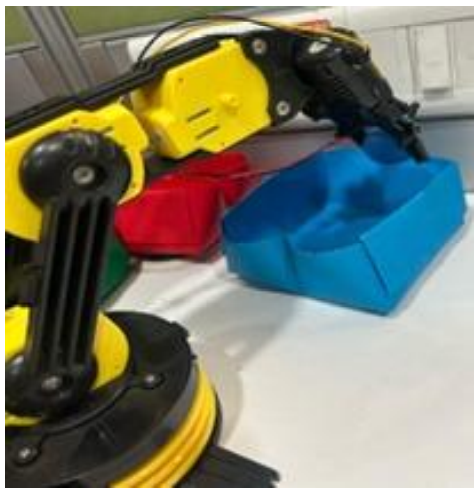
#> input picture arm1.png, 474 x 490 px, given in place of the camera
$ python 'Color detection and serial.py'
#> lines starting #> are read from the running program, lines starting #| are printed output that depends on the picture; after the words box and inside, x2 and y2 are one past the last pixel; in counts of white or black regions, pixels touching at a corner belong together
import cv2
import numpy as np
import serial
import time

# Initialize serial communication with Arduino
arduino = serial.Serial('COM6', 9600)  # Replace 'COM3' with your Arduino port
time.sleep(2)  # Wait for the connection to initialize

# Open the camera
cap = cv2.VideoCapture(0)

# Variable to store the last detected color
last_color = None

while True:
    ret, frame = cap.read()
#> frame is the input picture: shape (490, 474, 3); mean B, G, R 108, 124.3, 122.3
    if not ret:
        break

    # Convert the frame to HSV
    hsv = cv2.cvtColor(frame, cv2.COLOR_BGR2HSV)
#> hsv: shape (490, 474, 3); mean H, S, V 49.7, 101, 142.5
    # Apply Gaussian Blur to reduce noise
    hsv = cv2.GaussianBlur(hsv, (15, 15), 0)
#> hsv: shape (490, 474, 3); mean H, S, V 49.7, 101, 142.5

    # Define color ranges for red (two ranges), green, and blue
    red_lower1 = np.array([0, 120, 70])
    red_upper1 = np.array([10, 255, 255])
    red_lower2 = np.array([170, 120, 70])
    red_upper2 = np.array([180, 255, 255])
    green_lower = np.array([35, 100, 100])
    green_upper = np.array([85, 255, 255])
    blue_lower = np.array([94, 80, 2])
    blue_upper = np.array([126, 255, 255])

    # Create masks for each color
    red_mask1 = cv2.inRange(hsv, red_lower1, red_upper1)
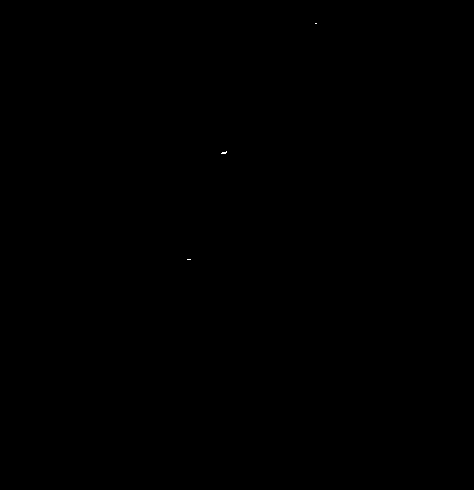
#> red_mask1: shape (490, 474); 0.01% white in thin lines or dots, all inside (x1, y1, x2, y2) = (187, 23, 317, 260)
    red_mask2 = cv2.inRange(hsv, red_lower2, red_upper2)
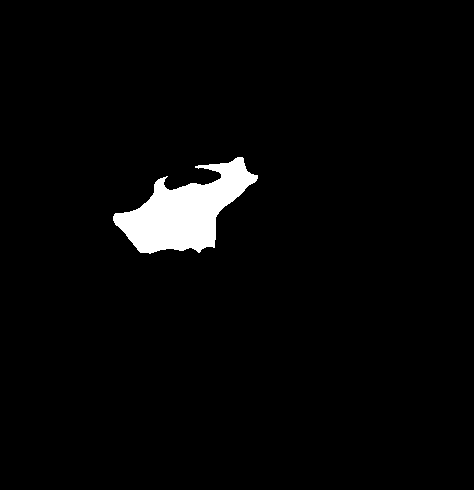
#> red_mask2: shape (490, 474); 3% white; 1 white region, box (x1, y1, x2, y2) and area: (113, 157, 258, 254) 6867
    red_mask = cv2.addWeighted(red_mask1, 1.0, red_mask2, 1.0, 0.0)
#> red_mask: shape (490, 474); 3% white; 4 white regions (3 under 20 px), largest, box (x1, y1, x2, y2) and area: (113, 157, 258, 254) 6867
    green_mask = cv2.inRange(hsv, green_lower, green_upper)
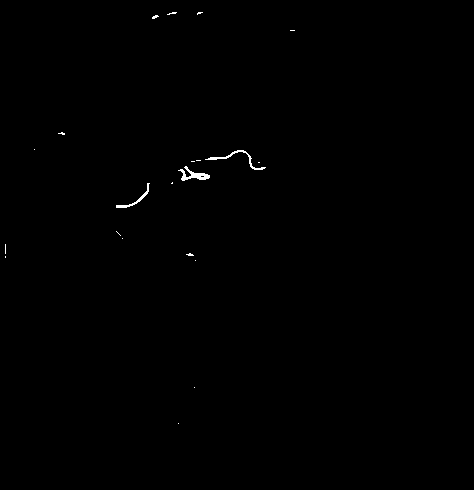
#> green_mask: shape (490, 474); 0.25% white in thin lines or dots, all inside (x1, y1, x2, y2) = (5, 12, 295, 424)
    blue_mask = cv2.inRange(hsv, blue_lower, blue_upper)
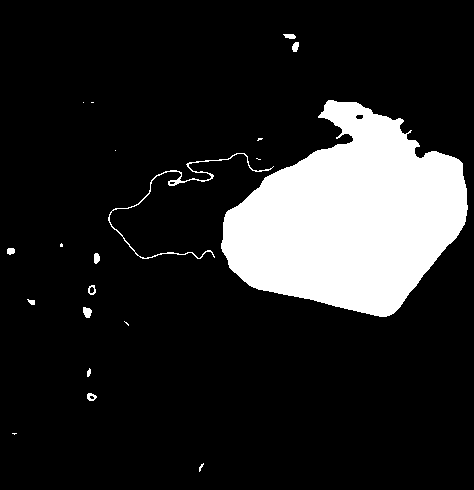
#> blue_mask: shape (490, 474); 15% white; 20 white regions (9 under 20 px), largest, box (x1, y1, x2, y2) and area: (221, 100, 468, 317) 33700, (108, 153, 274, 259) 626, (83, 307, 92, 318) 74

    # Reduce noise using morphological operations
    kernel = np.ones((5, 5), np.uint8)
    red_mask = cv2.morphologyEx(red_mask, cv2.MORPH_CLOSE, kernel)
#> red_mask: shape (490, 474); 3% white; 4 white regions (3 under 20 px), largest, box (x1, y1, x2, y2) and area: (113, 157, 258, 254) 6885
    green_mask = cv2.morphologyEx(green_mask, cv2.MORPH_CLOSE, kernel)
#> green_mask: shape (490, 474); 0.27% white; 20 white regions (17 under 20 px), largest, box (x1, y1, x2, y2) and area: (178, 166, 210, 181) 226, (205, 150, 266, 170) 162, (116, 183, 150, 208) 116
    blue_mask = cv2.morphologyEx(blue_mask, cv2.MORPH_CLOSE, kernel)
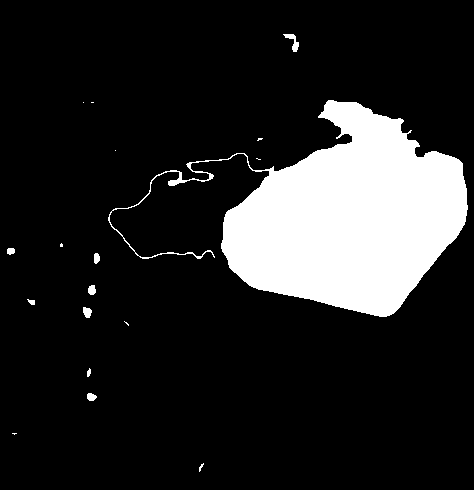
#> blue_mask: shape (490, 474); 15.1% white; 18 white regions (9 under 20 px)

    # Flag to check if any color is detected in this frame
    color_detected = False

    # Function to detect colors, draw bounding boxes, and send data to Arduino
    def detect_color(mask, color_name, color, signal):
#> called with color_name = 'Red Ball', color = (0, 0, 255), signal = 'A'
        global last_color, color_detected
        contours, _ = cv2.findContours(mask, cv2.RETR_TREE,
                                       cv2.CHAIN_APPROX_SIMPLE)
#> contours = 4 contours, 3 with area under 20; largest, box (x1, y1, x2, y2) and area: (113, 157, 258, 254) 6672
        for contour in contours:
            area = cv2.contourArea(contour)
            if area > 1000:  # Increased area threshold to reduce noise
                x, y, w, h = cv2.boundingRect(contour)
                cv2.rectangle(frame, (x, y), (x + w, y + h), color, 3)
                cv2.putText(frame, color_name, (x, y - 10),
                            cv2.FONT_HERSHEY_SIMPLEX, 0.7, color, 2)

                # Send signal only if the detected color changes
                if last_color != signal:
                    arduino.write(signal.encode())  # Send signal to Arduino
                    last_color = signal  # Update the last detected color
                    print(f"Sent: {signal}")

                color_detected = True
                return
#> this loop made 2 passes
#> (area, x, y, w, h, last_color, color_detected) on pass 2: (6671.5, 113, 157, 145, 97, 'A', True)
#| Sent: A
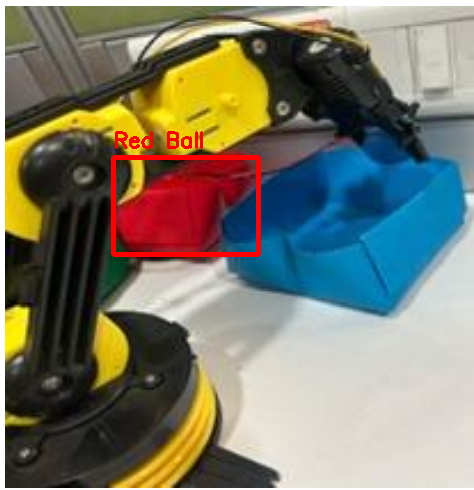
#> frame: shape (490, 474, 3); 1.34% of pixels changed, all inside (x1, y1, x2, y2) = (111, 131, 261, 257)
#> in detect_color (call 2), `contours, _ = cv2.findContours(mask, cv2.RETR_TREE, cv2.CHAIN_APPROX_S..`: contours = 20 contours, 17 with area under 20; largest, box (x1, y1, x2, y2) and area: (178, 166, 210, 181) 188, (205, 150, 266, 170) 92, (116, 183, 150, 208) 74
#> the loop in detect_color (call 2), `for contour in contours:` made 20 passes
#> area on passes 8, 10, 14: 73.5, 188, 92.5
#> in detect_color (call 3), `contours, _ = cv2.findContours(mask, cv2.RETR_TREE, cv2.CHAIN_APPROX_S..`: contours = 18 contours, 10 with area under 20; largest, box (x1, y1, x2, y2) and area: (108, 100, 468, 317) 33702, (283, 34, 299, 52) 83, (83, 307, 92, 318) 59, (88, 285, 96, 295) 52, (87, 393, 97, 401) 48, (94, 253, 100, 264) 42, (7, 248, 15, 255) 36, (27, 299, 35, 305) 20
#> this loop made 17 passes
#> (area, x, y, w, h, last_color, color_detected) on pass 17: (33701.5, 108, 100, 360, 217, 'B', True)
#> area on passes 3, 6, 7, 8, 9, 10: 48.5, 59, 20.5, 51.5, 41.5, 35.5
#| Sent: B
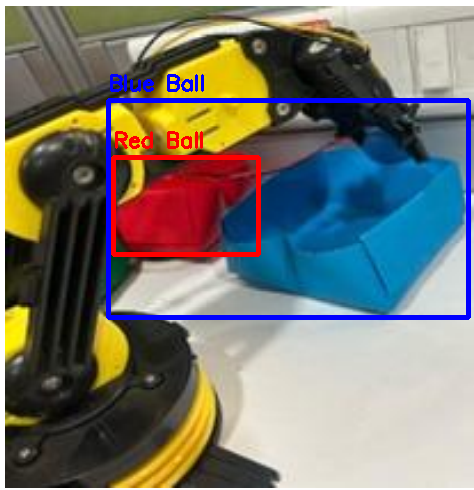
#> frame: shape (490, 474, 3); 2.8% of pixels changed, all inside (x1, y1, x2, y2) = (106, 74, 471, 320)

    # Detect and label red, green, and blue balls, and send signals
    detect_color(red_mask, "Red Ball", (0, 0, 255), "A")
    detect_color(green_mask, "Green Ball", (0, 255, 0), "C")
    detect_color(blue_mask, "Blue Ball", (255, 0, 0), "B")

    # If no color is detected, reset the last detected color
    if not color_detected:
        last_color = None

    # Display the result
    cv2.imshow("Ball Color Detection", frame)

    # Exit on pressing 'q'
    if cv2.waitKey(1) & 0xFF == ord('q'):
#> (key q is pressed here)
        break

cap.release()
cv2.destroyAllWindows()
arduino.close()

$ run again, on arm2.png
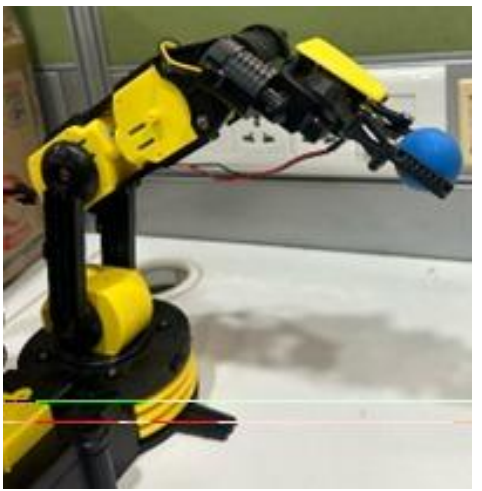
#> input picture arm2.png, 482 x 491 px, given in place of the camera
#> frame is the input picture: shape (491, 482, 3); mean B, G, R 113.9, 137.1, 139.2
#> red_mask1: shape (491, 482); 0.21% white; 7 white regions (3 under 20 px), largest, box (x1, y1, x2, y2) and area: (4, 220, 24, 251) 324, (186, 418, 201, 425) 82, (5, 173, 11, 183) 36, (16, 487, 26, 491) 23
#> red_mask2: shape (491, 482); 0% white in thin lines or dots, all inside (x1, y1, x2, y2) = (212, 419, 216, 422)
#> `green_mask = cv2.inRange(hsv, green_lower, green_upper)`:
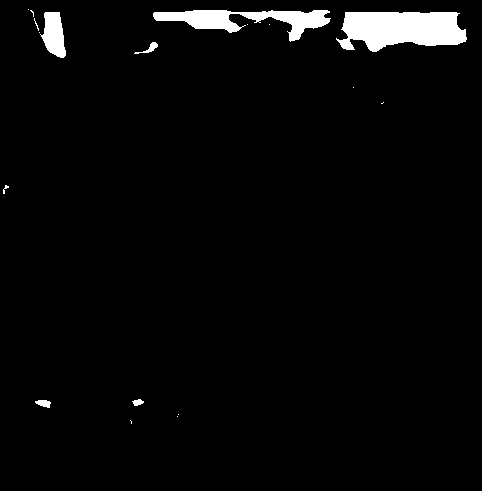
#> green_mask: shape (491, 482); 3.1% white; 18 white regions (11 under 20 px), largest, box (x1, y1, x2, y2) and area: (336, 12, 467, 52) 3906, (153, 10, 331, 42) 2376, (40, 12, 66, 58) 797
#> contours = 8 contours, 5 with area under 20; largest, box (x1, y1, x2, y2) and area: (4, 220, 24, 251) 303, (186, 418, 201, 425) 64, (5, 173, 11, 183) 24
#> the loop in detect_color, `for contour in contours:` made 8 passes
#> area on passes 4, 5, 8: 64, 303, 24.5
#> contours = 17 contours, 11 with area under 20; largest, box (x1, y1, x2, y2) and area: (336, 12, 467, 52) 3760, (153, 10, 331, 42) 2186, (39, 12, 66, 58) 749, (35, 400, 51, 408) 68, (134, 42, 158, 54) 63, (132, 399, 144, 406) 42
#> the loop in detect_color, `for contour in contours:` made 13 passes
#> (area, x, y, w, h, last_color, color_detected) on pass 13: (3759.5, 336, 12, 131, 40, 'C', True)
#> (printed output is left out)
#> contours = 39 contours, 14 with area under 20; largest, box (x1, y1, x2, y2) and area: (379, 111, 461, 190) 3230, (271, 101, 322, 129) 628, (49, 155, 65, 264) 602, (65, 413, 115, 424) 353, (65, 163, 83, 198) 229
#> the loop in detect_color, `for contour in contours:` made 30 passes
#> (area, x, y, w, h, last_color, color_detected) on pass 30: (3230, 379, 111, 82, 79, 'B', True)
#> (printed output is left out)
#> after the loop in detect_color, `for contour in contours:`:
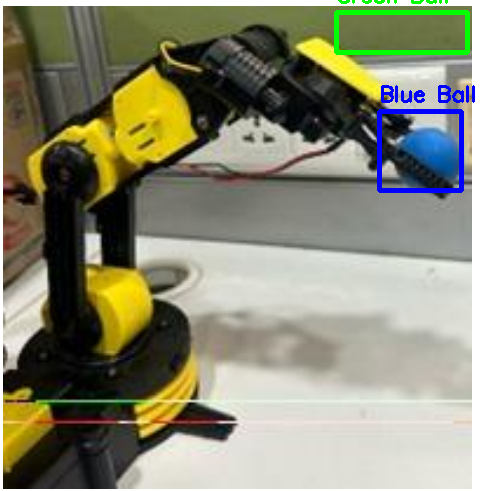
#> frame: shape (491, 482, 3); mean B, G, R 114.4, 136.7, 136.8

$ run again, on arm3.png
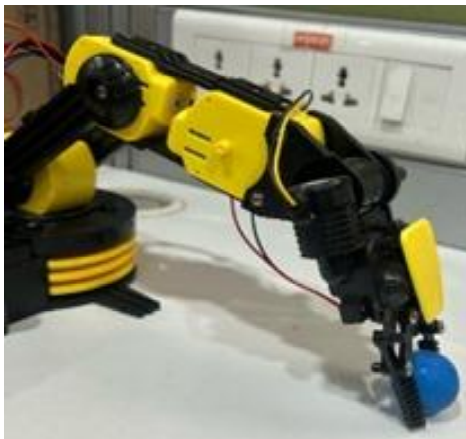
#> input picture arm3.png, 466 x 439 px, given in place of the camera
#> frame is the input picture: shape (439, 466, 3); mean B, G, R 112, 134.1, 135.9
#> red_mask1: shape (439, 466); 0.24% white; 4 white regions (1 under 20 px), largest, box (x1, y1, x2, y2) and area: (5, 34, 51, 59) 347, (6, 73, 18, 85) 89, (311, 42, 322, 46) 38
#> red_mask2: shape (439, 466); every value is 0
#> green_mask: shape (439, 466); 0.1% white; 5 white regions (3 under 20 px), largest, box (x1, y1, x2, y2) and area: (433, 11, 466, 19) 156, (3, 182, 5, 208) 45
#> `blue_mask = cv2.inRange(hsv, blue_lower, blue_upper)`:
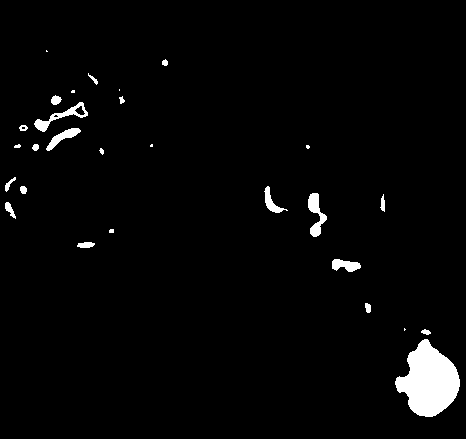
#> blue_mask: shape (439, 466); 2.7% white; 28 white regions (7 under 20 px), largest, box (x1, y1, x2, y2) and area: (395, 339, 460, 417) 3176, (308, 193, 327, 237) 394, (34, 102, 88, 132) 386
#> red_mask: shape (439, 466); 0.24% white; 4 white regions (1 under 20 px), largest, box (x1, y1, x2, y2) and area: (5, 34, 51, 59) 356, (6, 73, 18, 85) 89, (311, 42, 322, 46) 38
#> contours = 4 contours, 1 with area under 20; largest, box (x1, y1, x2, y2) and area: (5, 34, 51, 59) 300, (6, 73, 18, 85) 72, (311, 42, 322, 46) 26
#> the loop in detect_color, `for contour in contours:` made 4 passes
#> area on passes 1, 2, 4: 71.5, 26, 299.5
#> contours = 5 contours, 4 with area under 20; largest, box (x1, y1, x2, y2) and area: (433, 11, 466, 19) 120
#> the loop in detect_color (call 2), `for contour in contours:` made 5 passes
#> area on pass 5: 119.5
#> contours = 28 contours, 10 with area under 20; largest, box (x1, y1, x2, y2) and area: (395, 329, 460, 417) 3120, (34, 102, 88, 132) 380, (308, 193, 327, 237) 341, (46, 128, 81, 151) 237, (332, 259, 361, 272) 214
#> the loop in detect_color, `for contour in contours:` made 1 pass
#> (area, x, y, w, h, last_color, color_detected) on pass 1: (3120.5, 395, 329, 65, 88, 'B', True)
#> (printed output is left out)
#> after the loop in detect_color, `for contour in contours:`:
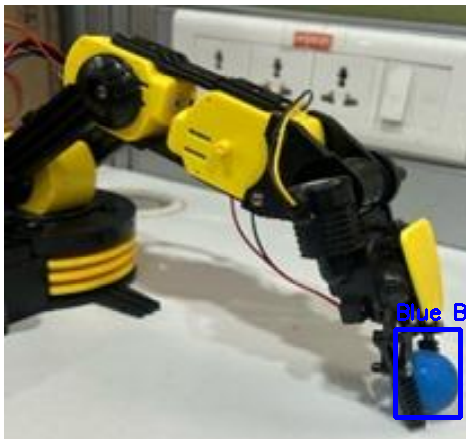
#> frame: shape (439, 466, 3); 1.01% of pixels changed, all inside (x1, y1, x2, y2) = (393, 303, 466, 420)

$ run again, on arm4.png
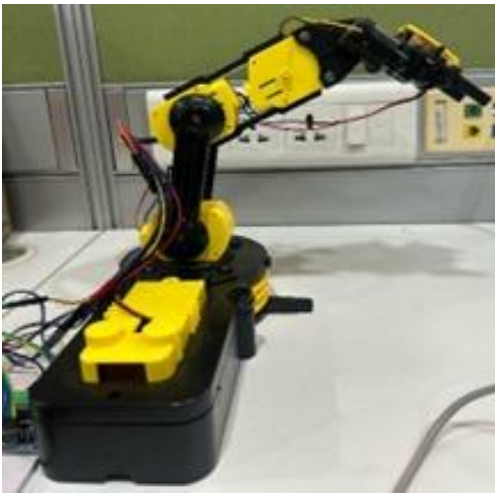
#> input picture arm4.png, 495 x 501 px, given in place of the camera
#> frame is the input picture: shape (501, 495, 3); mean B, G, R 117.2, 140, 141.1
#> red_mask1: shape (501, 495); 0.04% white; 1 white region, box (x1, y1, x2, y2) and area: (121, 130, 131, 144) 88
#> red_mask2: shape (501, 495); 0.01% white in thin lines or dots, all inside (x1, y1, x2, y2) = (99, 146, 141, 294)
#> red_mask: shape (501, 495); 0.05% white; 3 white regions (1 under 20 px), largest, box (x1, y1, x2, y2) and area: (121, 130, 131, 144) 88, (99, 287, 107, 294) 24
#> contours = 3 contours, 2 with area under 20; largest, box (x1, y1, x2, y2) and area: (121, 130, 131, 144) 72
#> the loop in detect_color, `for contour in contours:` made 3 passes
#> area on pass 3: 72.5
#> contours = 23 contours, 17 with area under 20; largest, box (x1, y1, x2, y2) and area: (96, 7, 290, 79) 9410, (415, 8, 495, 65) 1576, (316, 7, 409, 25) 457, (38, 10, 53, 40) 323, (0, 377, 10, 420) 150, (10, 391, 27, 410) 116
#> the loop in detect_color, `for contour in contours:` made 21 passes
#> (area, x, y, w, h, last_color, color_detected) on pass 21: (1576.5, 415, 8, 80, 57, 'C', True)
#> (printed output is left out)
#> after the loop in detect_color, `for contour in contours:`:
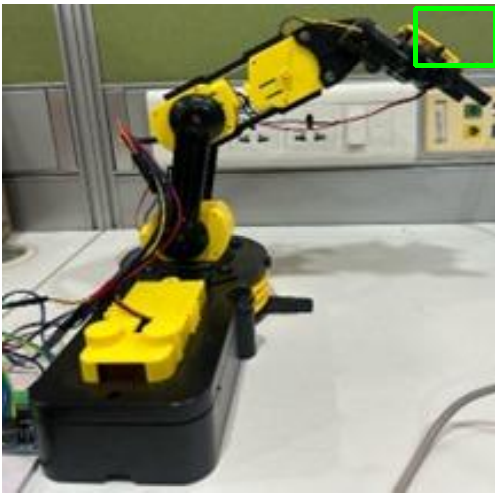
#> frame: shape (501, 495, 3); 0.48% of pixels changed, all inside (x1, y1, x2, y2) = (413, 6, 495, 68)
#> contours = 28 contours, 14 with area under 20; largest, box (x1, y1, x2, y2) and area: (167, 149, 209, 231) 466, (309, 35, 347, 67) 327, (168, 241, 194, 256) 256, (419, 69, 451, 85) 189, (130, 260, 165, 273) 186
